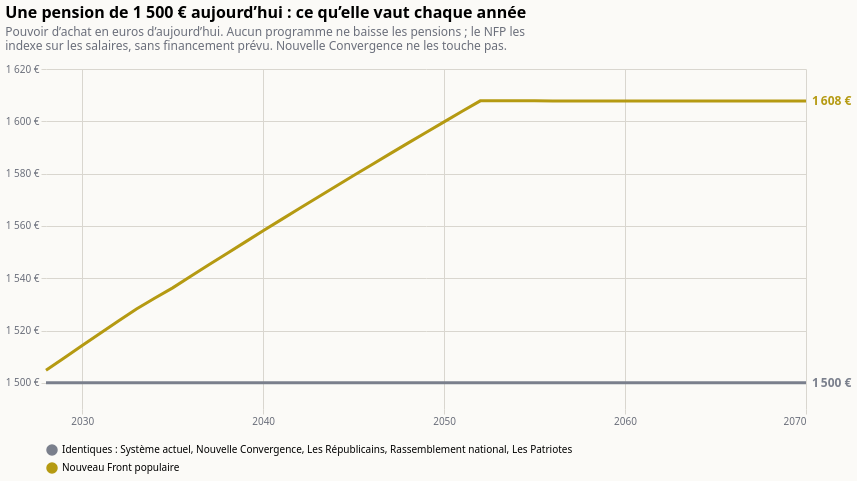

Write the Vega-Lite specification saved for this chart.
### Vega-Lite specification from a JSON file in a GitHub repository (floating-point values rounded to 4 significant figures)
{"$schema": "https://vega.github.io/schema/vega-lite/v6.json", "title": {"text": "Une pension de 1 500 € aujourd’hui : ce qu’elle vaut chaque année", "subtitle": ["Pouvoir d’achat en euros d’aujourd’hui. Aucun programme ne baisse les pensions ; le NFP les", "indexe sur les salaires, sans financement prévu. Nouvelle Convergence ne les touche pas."], "anchor": "start", "fontSize": 16, "subtitleColor": "#6b6f7b", "subtitlePadding": 6, "offset": 12}, "background": "#fbfaf7", "config": {"font": "system-ui, sans-serif", "axis": {"gridColor": "#d9d6cf", "labelColor": "#6b6f7b", "domain": false, "tickColor": "#d9d6cf"}, "legend": {"orient": "bottom", "columns": 3, "labelLimit": 2000, "symbolOpacity": 1}, "view": {"stroke": null}}, "width": 760, "height": 340, "data": {"values": [{"annee": 2028, "programme": "Identiques : Système actuel, Nouvelle Convergence, Les Républicains, Rassemblement national, Les Patriotes", "valeur": 1500}, {"annee": 2029, "programme": "Identiques : Système actuel, Nouvelle Convergence, Les Républicains, Rassemblement national, Les Patriotes", "valeur": 1500}, {"annee": 2030, "programme": "Identiques : Système actuel, Nouvelle Convergence, Les Républicains, Rassemblement national, Les Patriotes", "valeur": 1500}, {"annee": 2031, "programme": "Identiques : Système actuel, Nouvelle Convergence, Les Républicains, Rassemblement national, Les Patriotes", "valeur": 1500}, {"annee": 2032, "programme": "Identiques : Système actuel, Nouvelle Convergence, Les Républicains, Rassemblement national, Les Patriotes", "valeur": 1500}, {"annee": 2033, "programme": "Identiques : Système actuel, Nouvelle Convergence, Les Républicains, Rassemblement national, Les Patriotes", "valeur": 1500}, {"annee": 2034, "programme": "Identiques : Système actuel, Nouvelle Convergence, Les Républicains, Rassemblement national, Les Patriotes", "valeur": 1500}, {"annee": 2035, "programme": "Identiques : Système actuel, Nouvelle Convergence, Les Républicains, Rassemblement national, Les Patriotes", "valeur": 1500}, {"annee": 2036, "programme": "Identiques : Système actuel, Nouvelle Convergence, Les Républicains, Rassemblement national, Les Patriotes", "valeur": 1500}, {"annee": 2037, "programme": "Identiques : Système actuel, Nouvelle Convergence, Les Républicains, Rassemblement national, Les Patriotes", "valeur": 1500}, {"annee": 2038, "programme": "Identiques : Système actuel, Nouvelle Convergence, Les Républicains, Rassemblement national, Les Patriotes", "valeur": 1500}, {"annee": 2039, "programme": "Identiques : Système actuel, Nouvelle Convergence, Les Républicains, Rassemblement national, Les Patriotes", "valeur": 1500}, {"annee": 2040, "programme": "Identiques : Système actuel, Nouvelle Convergence, Les Républicains, Rassemblement national, Les Patriotes", "valeur": 1500}, {"annee": 2041, "programme": "Identiques : Système actuel, Nouvelle Convergence, Les Républicains, Rassemblement national, Les Patriotes", "valeur": 1500}, {"annee": 2042, "programme": "Identiques : Système actuel, Nouvelle Convergence, Les Républicains, Rassemblement national, Les Patriotes", "valeur": 1500}, {"annee": 2043, "programme": "Identiques : Système actuel, Nouvelle Convergence, Les Républicains, Rassemblement national, Les Patriotes", "valeur": 1500}, {"annee": 2044, "programme": "Identiques : Système actuel, Nouvelle Convergence, Les Républicains, Rassemblement national, Les Patriotes", "valeur": 1500}, {"annee": 2045, "programme": "Identiques : Système actuel, Nouvelle Convergence, Les Républicains, Rassemblement national, Les Patriotes", "valeur": 1500}, {"annee": 2046, "programme": "Identiques : Système actuel, Nouvelle Convergence, Les Républicains, Rassemblement national, Les Patriotes", "valeur": 1500}, {"annee": 2047, "programme": "Identiques : Système actuel, Nouvelle Convergence, Les Républicains, Rassemblement national, Les Patriotes", "valeur": 1500}, {"annee": 2048, "programme": "Identiques : Système actuel, Nouvelle Convergence, Les Républicains, Rassemblement national, Les Patriotes", "valeur": 1500}, {"annee": 2049, "programme": "Identiques : Système actuel, Nouvelle Convergence, Les Républicains, Rassemblement national, Les Patriotes", "valeur": 1500}, {"annee": 2050, "programme": "Identiques : Système actuel, Nouvelle Convergence, Les Républicains, Rassemblement national, Les Patriotes", "valeur": 1500}, {"annee": 2051, "programme": "Identiques : Système actuel, Nouvelle Convergence, Les Républicains, Rassemblement national, Les Patriotes", "valeur": 1500}, {"annee": 2052, "programme": "Identiques : Système actuel, Nouvelle Convergence, Les Républicains, Rassemblement national, Les Patriotes", "valeur": 1500}, {"annee": 2053, "programme": "Identiques : Système actuel, Nouvelle Convergence, Les Républicains, Rassemblement national, Les Patriotes", "valeur": 1500}, {"annee": 2054, "programme": "Identiques : Système actuel, Nouvelle Convergence, Les Républicains, Rassemblement national, Les Patriotes", "valeur": 1500}, {"annee": 2055, "programme": "Identiques : Système actuel, Nouvelle Convergence, Les Républicains, Rassemblement national, Les Patriotes", "valeur": 1500}, {"annee": 2056, "programme": "Identiques : Système actuel, Nouvelle Convergence, Les Républicains, Rassemblement national, Les Patriotes", "valeur": 1500}, {"annee": 2057, "programme": "Identiques : Système actuel, Nouvelle Convergence, Les Républicains, Rassemblement national, Les Patriotes", "valeur": 1500}, {"annee": 2058, "programme": "Identiques : Système actuel, Nouvelle Convergence, Les Républicains, Rassemblement national, Les Patriotes", "valeur": 1500}, {"annee": 2059, "programme": "Identiques : Système actuel, Nouvelle Convergence, Les Républicains, Rassemblement national, Les Patriotes", "valeur": 1500}, {"annee": 2060, "programme": "Identiques : Système actuel, Nouvelle Convergence, Les Républicains, Rassemblement national, Les Patriotes", "valeur": 1500}, {"annee": 2061, "programme": "Identiques : Système actuel, Nouvelle Convergence, Les Républicains, Rassemblement national, Les Patriotes", "valeur": 1500}, {"annee": 2062, "programme": "Identiques : Système actuel, Nouvelle Convergence, Les Républicains, Rassemblement national, Les Patriotes", "valeur": 1500}, {"annee": 2063, "programme": "Identiques : Système actuel, Nouvelle Convergence, Les Républicains, Rassemblement national, Les Patriotes", "valeur": 1500}, {"annee": 2064, "programme": "Identiques : Système actuel, Nouvelle Convergence, Les Républicains, Rassemblement national, Les Patriotes", "valeur": 1500}, {"annee": 2065, "programme": "Identiques : Système actuel, Nouvelle Convergence, Les Républicains, Rassemblement national, Les Patriotes", "valeur": 1500}, {"annee": 2066, "programme": "Identiques : Système actuel, Nouvelle Convergence, Les Républicains, Rassemblement national, Les Patriotes", "valeur": 1500}, {"annee": 2067, "programme": "Identiques : Système actuel, Nouvelle Convergence, Les Républicains, Rassemblement national, Les Patriotes", "valeur": 1500}, {"annee": 2068, "programme": "Identiques : Système actuel, Nouvelle Convergence, Les Républicains, Rassemblement national, Les Patriotes", "valeur": 1500}, {"annee": 2069, "programme": "Identiques : Système actuel, Nouvelle Convergence, Les Républicains, Rassemblement national, Les Patriotes", "valeur": 1500}, {"annee": 2070, "programme": "Identiques : Système actuel, Nouvelle Convergence, Les Républicains, Rassemblement national, Les Patriotes", "valeur": 1500}, {"annee": 2028, "programme": "Nouveau Front populaire", "valeur": 1505.0}, {"annee": 2029, "programme": "Nouveau Front populaire", "valeur": 1510.0}, {"annee": 2030, "programme": "Nouveau Front populaire", "valeur": 1514.0}, {"annee": 2031, "programme": "Nouveau Front populaire", "valeur": 1519.0}, {"annee": 2032, "programme": "Nouveau Front populaire", "valeur": 1524.0}, {"annee": 2033, "programme": "Nouveau Front populaire", "valeur": 1528.0}, {"annee": 2034, "programme": "Nouveau Front populaire", "valeur": 1532.0}, {"annee": 2035, "programme": "Nouveau Front populaire", "valeur": 1536.0}, {"annee": 2036, "programme": "Nouveau Front populaire", "valeur": 1541.0}, {"annee": 2037, "programme": "Nouveau Front populaire", "valeur": 1545.0}, {"annee": 2038, "programme": "Nouveau Front populaire", "valeur": 1549.0}, {"annee": 2039, "programme": "Nouveau Front populaire", "valeur": 1554.0}, {"annee": 2040, "programme": "Nouveau Front populaire", "valeur": 1558.0}, {"annee": 2041, "programme": "Nouveau Front populaire", "valeur": 1562.0}, {"annee": 2042, "programme": "Nouveau Front populaire", "valeur": 1567.0}, {"annee": 2043, "programme": "Nouveau Front populaire", "valeur": 1571.0}, {"annee": 2044, "programme": "Nouveau Front populaire", "valeur": 1575.0}, {"annee": 2045, "programme": "Nouveau Front populaire", "valeur": 1579.0}, {"annee": 2046, "programme": "Nouveau Front populaire", "valeur": 1583.0}, {"annee": 2047, "programme": "Nouveau Front populaire", "valeur": 1588.0}, {"annee": 2048, "programme": "Nouveau Front populaire", "valeur": 1592.0}, {"annee": 2049, "programme": "Nouveau Front populaire", "valeur": 1596.0}, {"annee": 2050, "programme": "Nouveau Front populaire", "valeur": 1600.0}, {"annee": 2051, "programme": "Nouveau Front populaire", "valeur": 1604.0}, {"annee": 2052, "programme": "Nouveau Front populaire", "valeur": 1608.0}, {"annee": 2053, "programme": "Nouveau Front populaire", "valeur": 1608.0}, {"annee": 2054, "programme": "Nouveau Front populaire", "valeur": 1608.0}, {"annee": 2055, "programme": "Nouveau Front populaire", "valeur": 1608.0}, {"annee": 2056, "programme": "Nouveau Front populaire", "valeur": 1608.0}, {"annee": 2057, "programme": "Nouveau Front populaire", "valeur": 1608.0}, {"annee": 2058, "programme": "Nouveau Front populaire", "valeur": 1608.0}, {"annee": 2059, "programme": "Nouveau Front populaire", "valeur": 1608.0}, {"annee": 2060, "programme": "Nouveau Front populaire", "valeur": 1608.0}, {"annee": 2061, "programme": "Nouveau Front populaire", "valeur": 1608.0}, {"annee": 2062, "programme": "Nouveau Front populaire", "valeur": 1608.0}, {"annee": 2063, "programme": "Nouveau Front populaire", "valeur": 1608.0}, {"annee": 2064, "programme": "Nouveau Front populaire", "valeur": 1608.0}, {"annee": 2065, "programme": "Nouveau Front populaire", "valeur": 1608.0}, {"annee": 2066, "programme": "Nouveau Front populaire", "valeur": 1608.0}, {"annee": 2067, "programme": "Nouveau Front populaire", "valeur": 1608.0}, {"annee": 2068, "programme": "Nouveau Front populaire", "valeur": 1608.0}, {"annee": 2069, "programme": "Nouveau Front populaire", "valeur": 1608.0}, {"annee": 2070, "programme": "Nouveau Front populaire", "valeur": 1608.0}]}, "encoding": {"x": {"field": "annee", "type": "quantitative", "scale": {"domain": [2028, 2070]}, "axis": {"format": "d", "title": null, "values": [2030, 2040, 2050, 2060, 2070]}}, "y": {"field": "valeur", "type": "quantitative", "scale": {"zero": false, "padding": 12}, "axis": {"title": null, "labelExpr": "replace(format(datum.value, ',.0f'), ',', ' ') + ' €'", "tickCount": 7}}, "color": {"field": "programme", "type": "nominal", "title": null, "sort": ["Identiques : Système actuel, Nouvelle Convergence, Les Républicains, Rassemblement national, Les Patriotes", "Nouveau Front populaire"], "scale": {"domain": ["Identiques : Système actuel, Nouvelle Convergence, Les Républicains, Rassemblement national, Les Patriotes", "Nouveau Front populaire"], "range": ["#7a7f8c", "#b59a12"]}, "legend": {"orient": "bottom", "columns": 1, "labelLimit": 2000}}}, "layer": [{"mark": {"type": "line", "strokeWidth": 3}}, {"data": {"values": [{"annee": 2070, "programme": "Identiques : Système actuel, Nouvelle Convergence, Les Républicains, Rassemblement national, Les Patriotes", "valeur": 1500, "etiquette": "1 500 €"}, {"annee": 2070, "programme": "Nouveau Front populaire", "valeur": 1608.0, "etiquette": "1 608 €"}]}, "mark": {"type": "text", "align": "left", "dx": 6, "fontSize": 12, "fontWeight": "bold"}, "encoding": {"text": {"field": "etiquette"}}}]}
